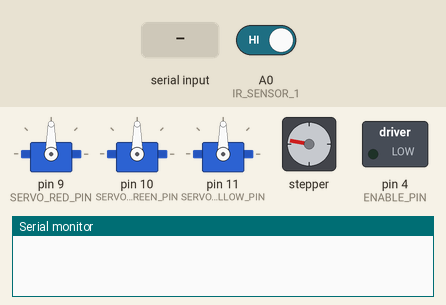
Simulated run of this sketch. Board: Arduino Uno, built with avr-gcc and run on an emulated ATmega328P. Shown: 3 × servo, stepper motor, switched loads named in the sketch (green lamp = pin HIGH), the last lines printed to the serial monitor. The inputs (shaded band) are chosen by the test bench; at power-on: A0 (IR_SENSOR_1) HIGH. Stepper angles assume 200 steps per turn.

Above: at 1.25 s.
1.3 s: A0 (IR_SENSOR_1) driven LOW
At 2.5 s:
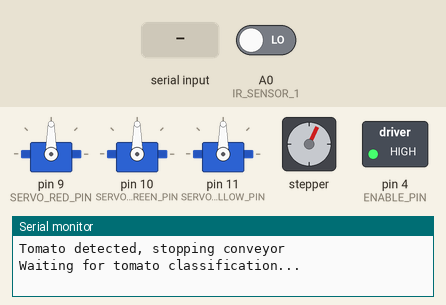
2.8 s: "R\n" received over Serial
At 3.0 s:
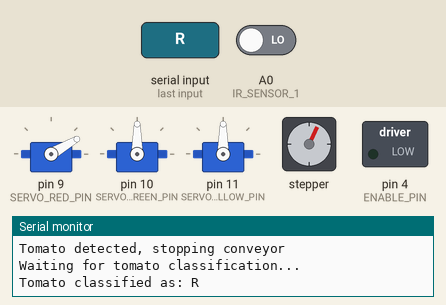
4.6 s: "G\n" received over Serial
At 6.1 s:
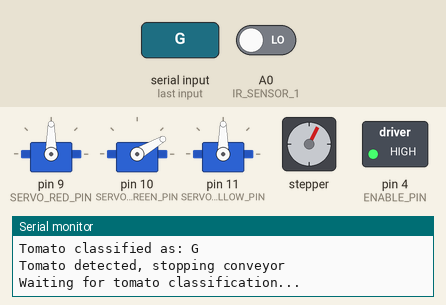
6.4 s: "Y\n" received over Serial
At 7.5 s:
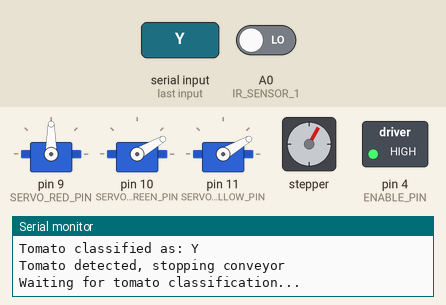
8.2 s: "R\n" received over Serial
At 8.4 s:
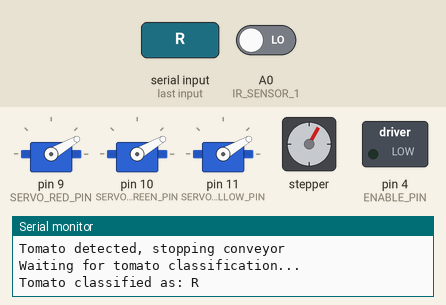
Timing chart, 0 to 11.0 s (numbered marks = the images above; inputs shaded):
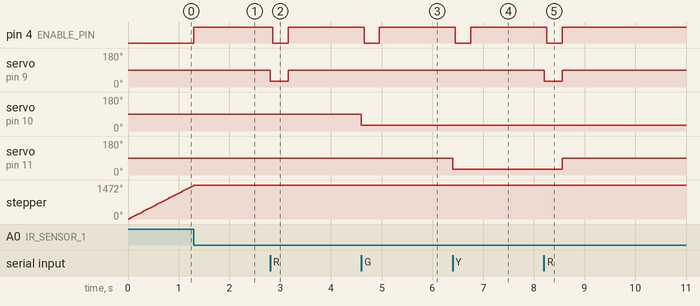

Measured:
- after the input at 1.3 s, pin 4 (ENABLE_PIN): LOW → HIGH at once

The sketch:

Project1.ino
```cpp
#include <AccelStepper.h>
#include <Servo.h>

// Stepper motor setup
#define DIR_PIN 2
#define STEP_PIN 3
#define ENABLE_PIN 4
#define STEPS_PER_MM ((200 * 16) / 2.0) // Steps per mm (adjust values as needed)


AccelStepper stepper(AccelStepper::DRIVER, STEP_PIN, DIR_PIN);

// Servo motors
Servo servoRed, servoGreen, servoYellow;
#define SERVO_RED_PIN 9
#define SERVO_GREEN_PIN 10
#define SERVO_YELLOW_PIN 11

// IR sensors
#define IR_SENSOR_1 A0
#define IR_SENSOR_2 A1
#define IR_SENSOR_3 A2

// Servo positions
const int SERVO_HOME = 90;
const int SERVO_ACTIVE = 30;

// Tomato classification
String tomatoClass;

void setup() {
  Serial.begin(9600);

  // Initialize stepper motor
  pinMode(ENABLE_PIN, OUTPUT);
  digitalWrite(ENABLE_PIN, LOW); // Enable motor driver
  stepper.setMaxSpeed(1000);     // Set max speed
  stepper.setAcceleration(50);  // Set acceleration

  // Attach servos
  servoRed.attach(SERVO_RED_PIN);
  servoGreen.attach(SERVO_GREEN_PIN);
  servoYellow.attach(SERVO_YELLOW_PIN);

  // Set servos to home position
  servoRed.write(SERVO_HOME);
  servoGreen.write(SERVO_HOME);
  servoYellow.write(SERVO_HOME);

  // Initialize IR sensors
  pinMode(IR_SENSOR_1, INPUT);
  pinMode(IR_SENSOR_2, INPUT);
  pinMode(IR_SENSOR_3, INPUT);
}

void loop() {
  // Run the conveyor
  stepper.setSpeed(700);
  stepper.runSpeed();
  digitalWrite(ENABLE_PIN, LOW); // Enable motor driver

  // Check IR_SENSOR_1
  int IR_SENSOR_1Val = digitalRead(IR_SENSOR_1);


		if (digitalRead(IR_SENSOR_1) ==LOW) {
    // Tomato detected

      Serial.println("Tomato detected, stopping conveyor");

      // Setting servo to home postion
      servoRed.write(90);
		  if(IR_SENSOR_2 == HIGH && tomatoClass != "G"){
				servoGreen.write(90);
			}
		  if(IR_SENSOR_3 != LOW && tomatoClass != "Y" ){
						servoYellow.write(90);
			}

        // Stop the conveyor
        stepper.stop();
        //stepper.disableOutputs();
        digitalWrite(ENABLE_PIN, HIGH); // Disable motor driver

        // Wait for classification input
        Serial.println("Waiting for tomato classification...");
        while (Serial.available() == 0) {
        // Wait for Serial input
        }

        // Check for Serial input to classify tomato
      if (Serial.available() > 0) {
        tomatoClass = Serial.readStringUntil('\n'); // Read classification input
        tomatoClass.trim(); // Remove whitespace or newline
        Serial.print("Tomato classified as: ");
        Serial.println(tomatoClass);

        // Perform action based on classification
        if (tomatoClass == "R"){
				  servoRed.write(SERVO_ACTIVE); // Move servo to active position
          delay(50);             // Allow movement
        } else if (tomatoClass == "G") {
          servoGreen.write(SERVO_ACTIVE); // Move servo to active position
          delay(50);             // Allow movement                          // Green tomato servo
        } else if (tomatoClass == "Y" || tomatoClass == "D") {
          servoYellow.write(SERVO_ACTIVE); // Move servo to active position
          delay(50);             // Allow movement
      }

      digitalWrite(ENABLE_PIN, LOW); // Enable motor driver

      for (int i = 0; i < 300; i++) {
    digitalWrite(STEP_PIN, HIGH);  // Create a step pulse
    delayMicroseconds(500);        // Adjust delay for speed (500 us = 1 kHz)
    digitalWrite(STEP_PIN, LOW);
    delayMicroseconds(500);        // Adjust delay for speed
  }

      digitalWrite(ENABLE_PIN, HIGH);
       /*stepper.moveTo(1000);
       delay(10);

        stepper.run();*/


    }

  }
}

// Function to move the specified servo
void moveServo(Servo &servo) {
  servo.write(SERVO_ACTIVE); // Move servo to active position
  delay(500);                // Allow movement
  // servo.write(SERVO_HOME);   // Reset servo to home position
  }
```
